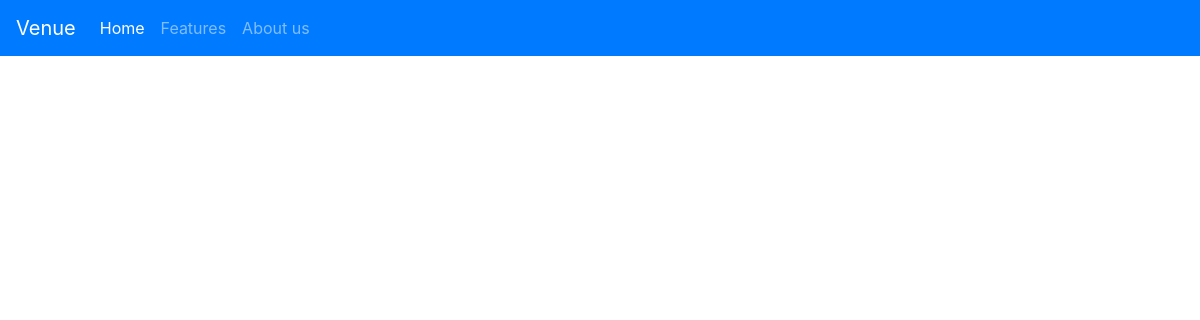
Before: / with the older database file.
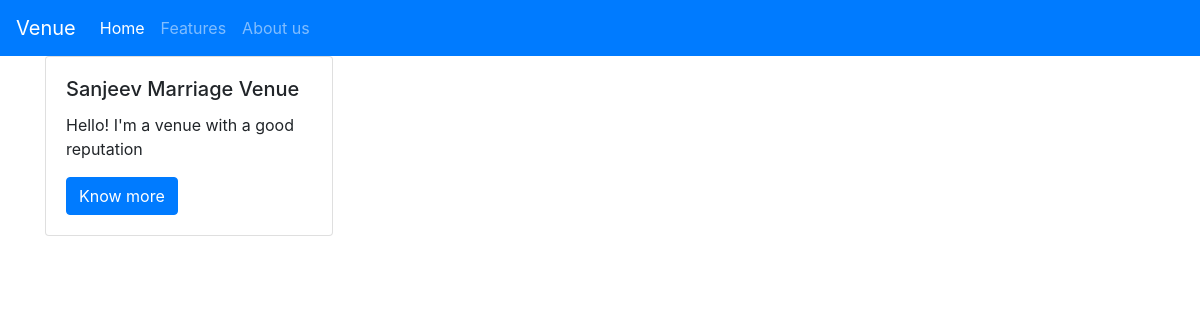
After: the same page with the newer database file.
### core/models.py (models this page shows, shortened)
class VenueDetails(models.Model):
    owner = models.OneToOneField(User, on_delete=models.CASCADE)
    name = models.CharField(max_length=100)
    details = models.TextField(max_length=255)
    location = models.CharField(max_length=255)
    phone = models.CharField(max_length=10)
    opening_time = models.TimeField()
    closing_time = models.TimeField()

### core/views.py (the view)
# urls.py: path('', homepage, name = 'home')
def homepage(request):
    venues = VenueDetails.objects.all()
    context = {
        "venues" : venues,
    }
    return render(request, 'core/index.html',context)

### core/templates/core/index.html (shortened to what this page needs)
{% extends 'core/base.html' %}
{% block content %}
    {% for venue in venues %}
        <div class="card" style="width: 18rem;">
            <div class="card-body">
                <h5 class="card-title">{{ venue.name }}</h5>
                <p class="card-text">{{ venue.details }}</p>
                <a href="#" class="btn btn-primary">Know more</a>
            </div>
        </div>
    {% endfor %}
{% endblock content %}

### core/templates/core/base.html (shortened to what this page needs)
<!DOCTYPE html>
<html lang="en">
<head>
    <link rel="stylesheet" href="https://cdn.jsdelivr.net/npm/bootstrap@4.5.3/dist/css/bootstrap.min.css">
</head>
<body>
    <nav class="navbar navbar-expand-lg navbar-dark bg-primary">
        <a class="navbar-brand" href="#">Venue</a>
        <div class="collapse navbar-collapse" id="navbarNav">
          <ul class="navbar-nav">
            <li class="nav-item active">
              <a class="nav-link" href="#">Home <span class="sr-only">(current)</span></a>
            </li>
            <li class="nav-item">
              <a class="nav-link" href="#">Features</a>
            </li>
            <li class="nav-item">
              <a class="nav-link" href="#">About us</a>
            </li>
          </ul>
        </div>
    </nav>
    <div class="container">
        {% block content %}
        {% endblock content %}
    </div>
</body>
</html>

Changed rows visible on the page:
added VenueDetails: name "Sanjeev Marriage Venue", details "Hello! I'm a venue with a good reputation"
